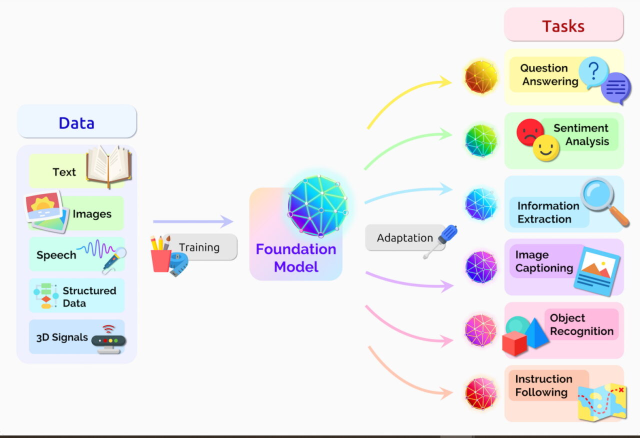
#> input picture chapter-1/images/Transformers.jpg, 1280 x 875 px (shown at 1/2 size)
$ python -i metrics.py   (imports and definitions only)   (older library calls are emulated)
#> lines starting #> are read from the running program, lines starting #| are printed output that depends on the picture
import cv2
import numpy as np
from sklearn.metrics import jaccard_score, accuracy_score, balanced_accuracy_score, f1_score, precision_score, \
    recall_score, fbeta_score, precision_recall_fscore_support


# [61 lines left out: functions metrics, shift_image, rotate_image, gauss_noise, not called in this run]


def clahe(img, clipLimit=2.0, tileGridSize=(5, 5)):
#> called with clipLimit = 2, tileGridSize = (5, 5)
    img_yuv = cv2.cvtColor(img, cv2.COLOR_RGB2LAB)
#> img_yuv: shape (875, 1280, 3); mean of channels 0, 1, 2 238.1, 128.5, 127.8
    clahe = cv2.createCLAHE(clipLimit=clipLimit, tileGridSize=tileGridSize)
    img_yuv[:, :, 0] = clahe.apply(img_yuv[:, :, 0])
#> img_yuv: shape (875, 1280, 3); mean of channels 0, 1, 2 229.9, 128.5, 127.8
    img_output = cv2.cvtColor(img_yuv, cv2.COLOR_LAB2RGB)
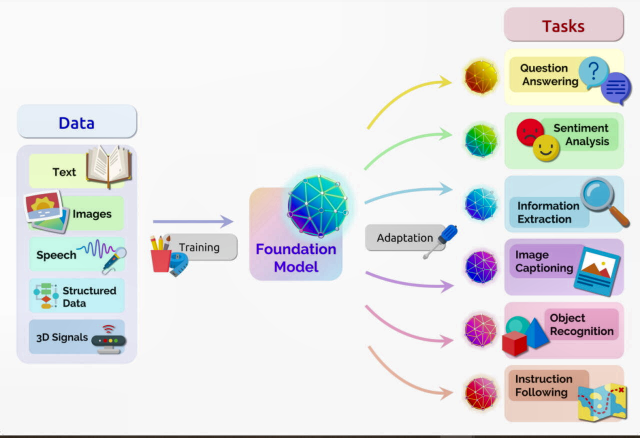
#> img_output: shape (875, 1280, 3) (shown at 1/2 size); mean R, G, B 225.2, 226.7, 227.6
    return img_output


def _blend(img1, img2, alpha):
    return np.clip(img1 * alpha + (1 - alpha) * img2, 0, 255).astype('uint8')


_alpha = np.asarray([0.114, 0.587, 0.299]).reshape((1, 1, 3))


def _grayscale(img):
    return np.sum(_alpha * img, axis=2, keepdims=True)


def saturation(img, alpha):
    gs = _grayscale(img)
    return _blend(img, gs, alpha)


def brightness(img, alpha):
    gs = np.zeros_like(img)
    return _blend(img, gs, alpha)


# [30 lines left out: functions contrast, change_hsv, shift_channels, not called in this run]


def invert(img):
    return 255 - img


# [70 lines left out: functions channel_shuffle, preprocess_inputs, dice, iou, not called in this run]

>>> import cv2
>>> picture = cv2.cvtColor(cv2.imread('../../../../chapter-1/images/Transformers.jpg'), cv2.COLOR_BGR2RGB)
>>> result = clahe(picture)
